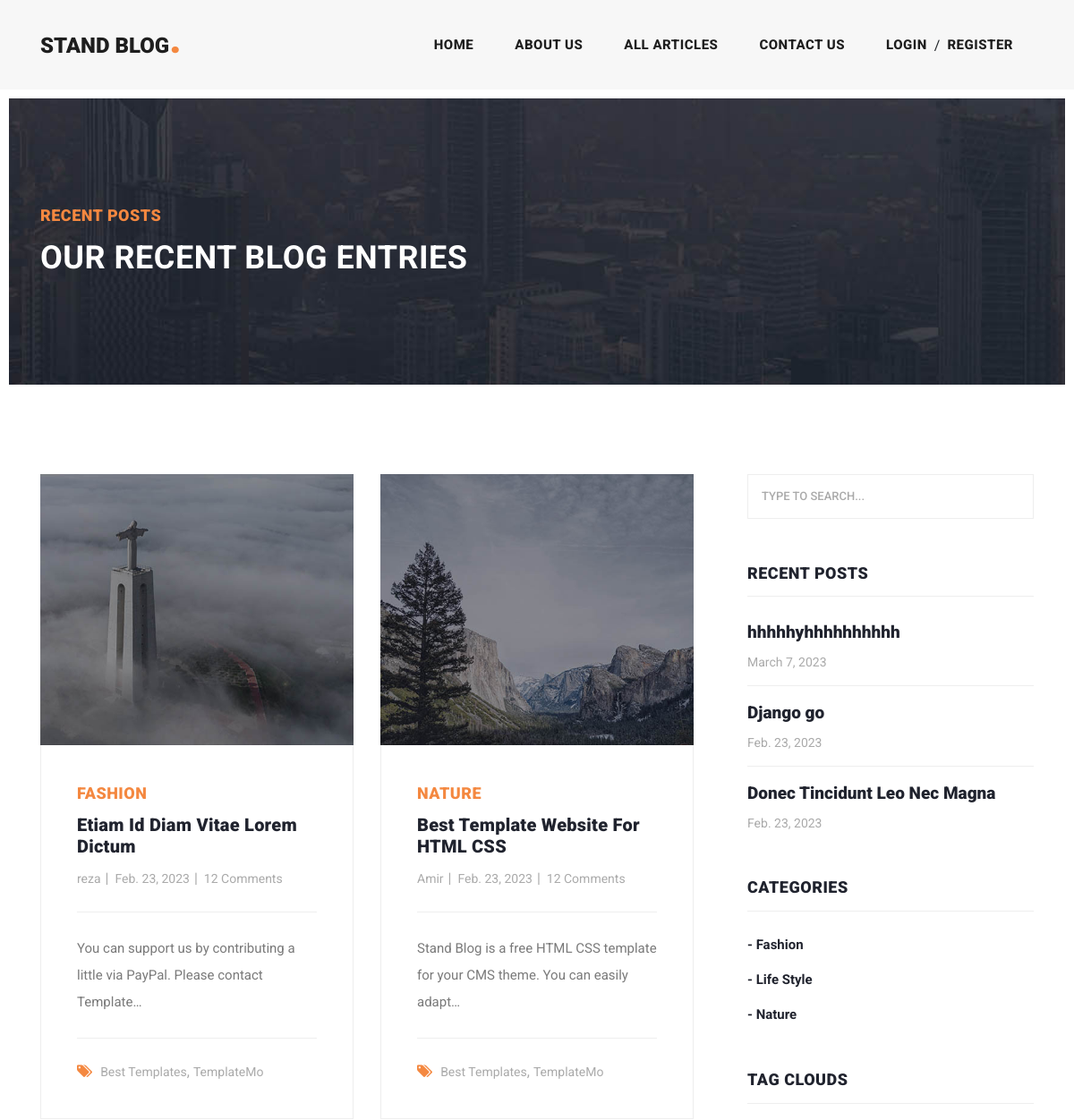
Page /articles/category/3?page=2 (upper part) on the earlier database version.
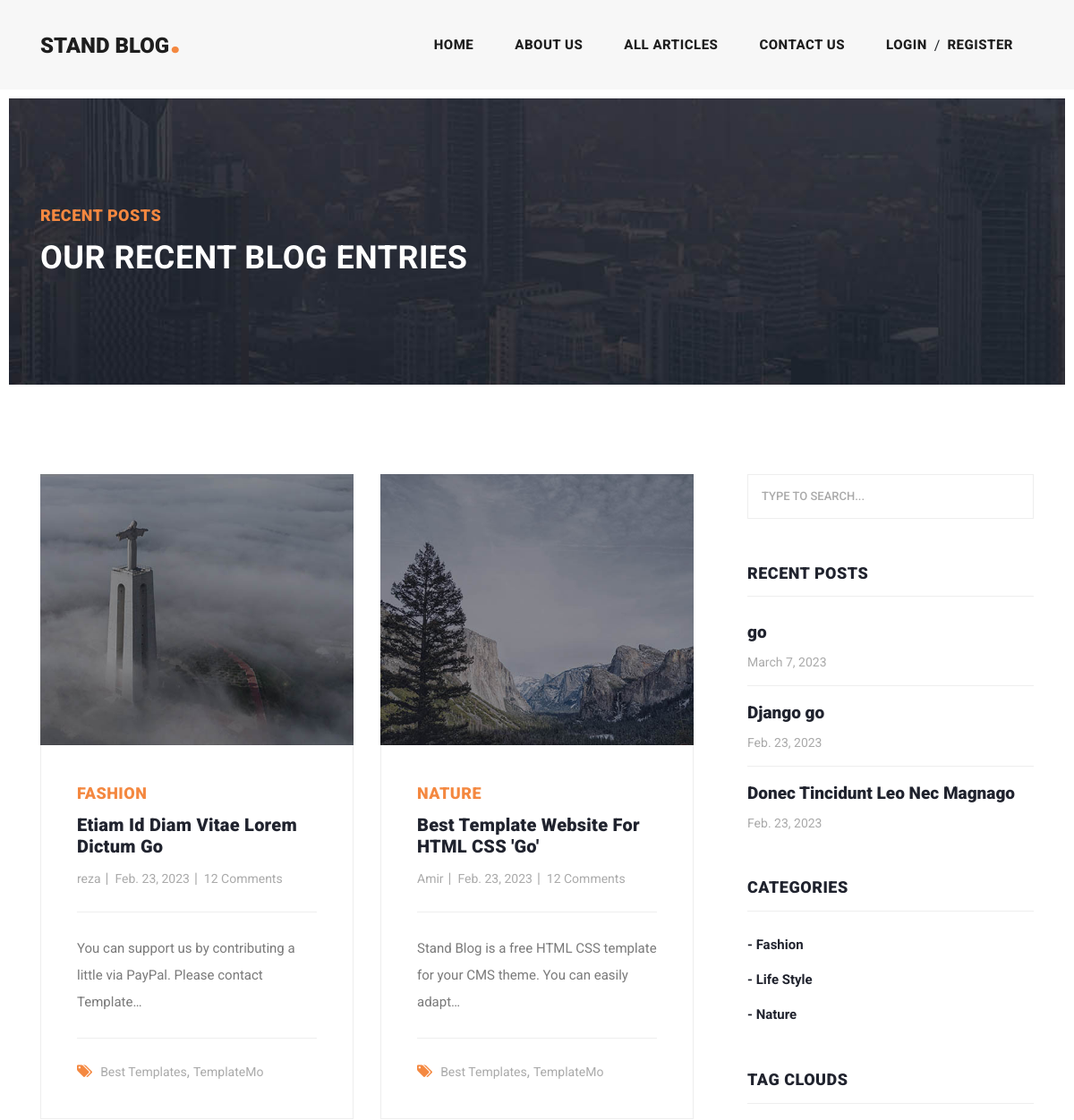
Same page on the later database version.
### blog/models.py (models this page shows, shortened)
class Article(models.Model):
    author = models.ForeignKey(User, on_delete=models.CASCADE)
    category = models.ManyToManyField(Category, related_name='articles')
    title = models.CharField(max_length=100)
    body = models.TextField()
    image = models.ImageField(upload_to='images/articles')
    created = models.DateTimeField(auto_now_add=True)
    updated = models.DateTimeField(auto_now=True)
    published = models.BooleanField(default=True)
    slug = models.SlugField(blank=True, unique=True)
    objects = models.Manager()
    article_manager = ArticleManager()
    class Meta:
        ordering = ('-created', '-updated')
    def get_absolute_url(self):
        return reverse('blog:article_details', kwargs={'slug': self.slug})

class Category(models.Model):
    title = models.CharField(max_length=100)
    created = models.DateTimeField(auto_now_add=True)
    def __str__(self):
        return self.title

### blog/views.py (the view)
# urls.py: path('category/<int:pk>', views.category_details, name='category_details'),
def category_details(request, pk=None):
    category = get_object_or_404(Category, id=pk)
    category_articles = category.articles.all()
    page_number = request.GET.get('page')
    paginator = Paginator(category_articles, 2)
    objects_list = paginator.get_page(page_number)
    return render(request, 'blog/articles_list.html',
                  context={'articles': objects_list, 'title': category.title + ' Category'})

### blog/models.py (called while the page is built)
    def published(self):
        return self.filter(published=True)

### context_processors/context_processors.py (called while the page is built)
def recent_articles(request):
    recent_articles_ = Article.article_manager.published().order_by('-created', '-updated')[:3]
    return {'recent_articles': recent_articles_}

def categories(request):
    categories_ = Category.objects.all().order_by('title')
    return {'categories': categories_}

### blog/templates/blog/articles_list.html (shortened to what this page needs)
{% extends 'base.html' %}
{% load static %}
{% block content %}
    <div class="heading-page header-text">
        <section class="page-heading">
            <div class="container">
                <div class="row">
                    <div class="col-lg-12">
                        <div class="text-content">
                            <h4>Recent Posts</h4>
                            <h2>Our Recent Blog Entries</h2>
                        </div>
                    </div>
                </div>
            </div>
        </section>
    </div>
    <section class="blog-posts grid-system">
        <div class="container">
            <div class="row">
                <div class="col-lg-8">
                    <div class="all-blog-posts">
                        <div class="row">
                            {% for article in articles %}
                                <div class="col-lg-6">
                                    <div class="blog-post">
                                        <div class="blog-thumb">
                                            <img src="{{ article.image.url }}" alt="{{ article.title }}">
                                        </div>
                                        <div class="down-content">
                                            <span>{{ article.category.first }}</span>
                                            <a href="{{ article.get_absolute_url }}"><h4>{{ article.title }}</h4></a>
                                            <ul class="post-info">
                                                <li><a href="#">{{ article.author.username }}</a></li>
                                                <li><a href="#">{{ article.created.date }}</a></li>
                                                <li><a href="#">12 Comments</a></li>
                                            </ul>
                                            <p>{{ article.body|truncatechars:80 }}</p>
                                            <div class="post-options">
                                                <div class="row">
                                                    <div class="col-lg-12">
                                                        <ul class="post-tags">
                                                            <li><i class="fa fa-tags"></i></li>
                                                            <li><a href="#">Best Templates</a>,</li>
                                                            <li><a href="#">TemplateMo</a></li>
                                                        </ul>
                                                    </div>
                                                </div>
                                            </div>
                                        </div>
                                    </div>
                                </div>
                            {% endfor %}
                        </div>
                    </div>
                </div>
                {% include 'includes/sidebar.html' %}
            </div>
        </div>
    </section>
{% endblock %}

### templates/base.html (shortened to what this page needs)
{% load static %}
<!DOCTYPE html>
<html lang="en">
<head>
    {% include 'includes/head_refrences.html' %}
</head>
<body>
{% include 'includes/header.html' %}
{% block content %}
{% endblock %}
</body>
</html>

### templates/includes/head_refrences.html (shortened to what this page needs)
{% load static %}
<link href="{% static 'vendor/bootstrap/css/bootstrap.min.css' %}" rel="stylesheet">
<link rel="stylesheet" href="{% static 'css/fontawesome.css' %}">
<link rel="stylesheet" href="{% static 'css/templatemo-stand-blog.css' %}">
<link rel="stylesheet" href="{% static 'css/owl.css' %}">

### templates/includes/header.html (shortened to what this page needs)
{% load static %}
<header class="">
    <nav class="navbar navbar-expand-lg">
        <div class="container">
            <a class="navbar-brand" href="index.html"><h2>Stand Blog<em>.</em></h2></a>
            <div class="collapse navbar-collapse" id="navbarResponsive">
                <ul class="navbar-nav ml-auto">
                    <li class="nav-item {% if request.resolver_match.url_name == 'home' %}active{% endif %}">
                        <a class="nav-link" href="{% url 'home:home' %}">Home
                        </a>
                    </li>
                    <li class="nav-item">
                        <a class="nav-link" href="about.html">About Us</a>
                    </li>
                    <li class="nav-item">
                        <a class="nav-link {% if request.resolver_match.url_name == 'articles_list' %}active{% endif %}" href="{% url 'blog:articles_list' %}">All Articles</a>
                    </li>
                    <li class="nav-item">
                        <a class="nav-link" href="contact.html">Contact Us</a>
                    </li>
                    <li class="nav-item">
                        {% if request.user.is_authenticated %}
                            <div class="d-flex">
                                {% if user.profile.image %}
                                    <img src="{{ user.profile.image.url }}" alt=""
                                         style="width: 35px; height: 35px; border-radius: 100%">
                                {% else %}
                                    <img src="{% static 'images/comment-author-01.jpg' %}" alt=""
                                         style="width: 35px; height: 35px; border-radius: 100%">
                                {% endif %}
                                <a class="nav-link" href="/">{{ user.username }}</a>
                                <a href="{% url 'account:logout' %}"><span class="badge badge-danger m-2">LogOut</span></a>
                            </div>
                        {% else %}
                            <div class="d-flex">
                                <a class="nav-link" href="{% url 'account:login' %}">LogIn</a><span
                                    class="mt-2">/</span>
                                <a class="nav-link" href="{% url 'account:register' %}">Register</a>
                            </div>
                        {% endif %}
                    </li>
                </ul>
            </div>
        </div>
    </nav>
</header>

### templates/includes/sidebar.html (shortened to what this page needs)
<div class="col-lg-4">
                <div class="sidebar">
                    <div class="row">
                        <div class="col-lg-12">
                            <div class="sidebar-item search">
                                <form id="search_form" name="gs" method="GET" action="{% url 'blog:search_articles' %}">
                                    <input type="text" name="q" class="searchText" placeholder="type to search..."
                                           autocomplete="on" value="{{ request.GET.q }}">
                                </form>
                            </div>
                        </div>
                        <div class="col-lg-12">
                            <div class="sidebar-item recent-posts">
                                <div class="sidebar-heading">
                                    <h2>Recent Posts</h2>
                                </div>
                                <div class="content">
                                    <ul>
                                        {% for recent_article in recent_articles %}
                                            <li><a href="{{ recent_article.get_absolute_url }}">
                                            <h5>{{ recent_article.title }}</h5>
                                            <span>{{ recent_article.created.date }}</span>
                                        </a></li>
                                        {% endfor %}
                                    </ul>
                                </div>
                            </div>
                        </div>
                        <div class="col-lg-12">
                            <div class="sidebar-item categories">
                                <div class="sidebar-heading">
                                    <h2>Categories</h2>
                                </div>
                                <div class="content">
                                    <ul>
                                        {% for category in categories %}
                                            <li><a href="{% url 'blog:category_details' category.id %}">- {{ category.title }}</a></li>
                                        {% endfor %}
                                    </ul>
                                </div>
                            </div>
                        </div>
                        <div class="col-lg-12">
                            <div class="sidebar-item tags">
                                <div class="sidebar-heading">
                                    <h2>Tag Clouds</h2>
                                </div>
                            </div>
                        </div>
                    </div>
                </div>
            </div>

### templates/includes/footer.html (shortened to what this page needs)
{% load static %}

### templates/includes/footer_refrences.html (shortened to what this page needs)
{% load static %}

Differences in the rows shown:
changed Article "FASHION": title "Etiam Id Diam Vitae Lorem Dictum" → "Etiam Id Diam Vitae Lorem Dictum Go"
changed Article "NATURE": title "Best Template Website For HTML CSS" → "Best Template Website For HTML CSS 'go'"
changed Article "March 7, 2023": title "hhhhhyhhhhhhhhhh" → "go"
changed Article: title "Donec Tincidunt Leo Nec Magna" → "Donec Tincidunt Leo Nec Magnago"
